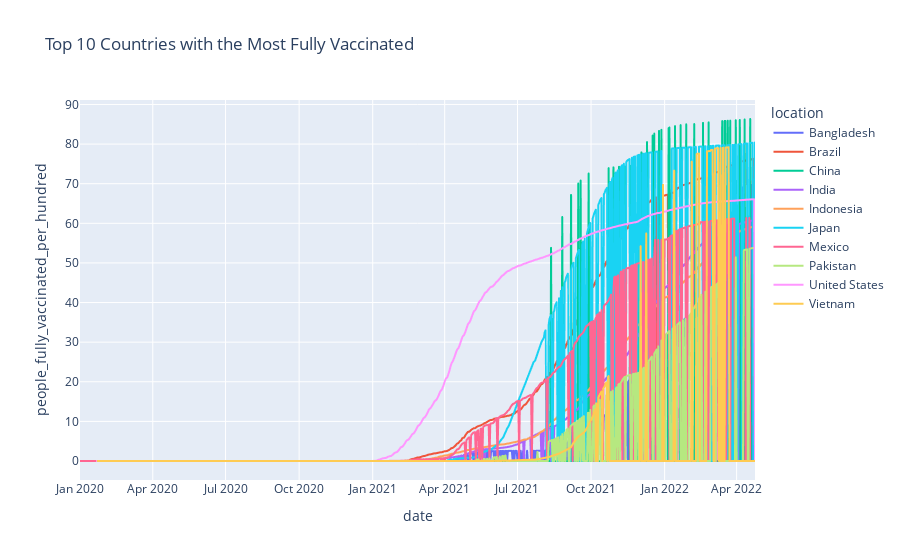

The cell this chart's notebook holds for it:
### Code cell
# line plot of Top 10 countries with the highest number of fully vaccinated people
fig = px.line(top_10_vacci_df, x='date',y='people_fully_vaccinated_per_hundred', color='location',title='Top 10 Countries with the Most Fully Vaccinated')
fig.show()

### Figure 1 — Plotly figure (JSON) as saved in the notebook; plotly's stock layout.template omitted (floating-point values rounded to 4 significant figures; data arrays with more than 128 entries replaced by an {"elided": "..."} marker saying what was removed)
{"data": [{"hovertemplate": "location=Bangladesh<br>date=%{x}<br>people_fully_vaccinated_per_hundred=%{y}<extra></extra>", "legendgroup": "Bangladesh", "line": {"color": "#636efa", "dash": "solid"}, "marker": {"symbol": "circle"}, "mode": "lines", "name": "Bangladesh", "showlegend": true, "type": "scattergl", "x": {"elided": "778 str values"}, "xaxis": "x", "y": {"elided": "778 float values"}, "yaxis": "y"}, {"hovertemplate": "location=Brazil<br>date=%{x}<br>people_fully_vaccinated_per_hundred=%{y}<extra></extra>", "legendgroup": "Brazil", "line": {"color": "#EF553B", "dash": "solid"}, "marker": {"symbol": "circle"}, "mode": "lines", "name": "Brazil", "showlegend": true, "type": "scattergl", "x": {"elided": "789 str values"}, "xaxis": "x", "y": {"elided": "789 float values"}, "yaxis": "y"}, {"hovertemplate": "location=China<br>date=%{x}<br>people_fully_vaccinated_per_hundred=%{y}<extra></extra>", "legendgroup": "China", "line": {"color": "#00cc96", "dash": "solid"}, "marker": {"symbol": "circle"}, "mode": "lines", "name": "China", "showlegend": true, "type": "scattergl", "x": {"elided": "824 str values"}, "xaxis": "x", "y": {"elided": "824 float values"}, "yaxis": "y"}, {"hovertemplate": "location=India<br>date=%{x}<br>people_fully_vaccinated_per_hundred=%{y}<extra></extra>", "legendgroup": "India", "line": {"color": "#ab63fa", "dash": "solid"}, "marker": {"symbol": "circle"}, "mode": "lines", "name": "India", "showlegend": true, "type": "scattergl", "x": {"elided": "816 str values"}, "xaxis": "x", "y": {"elided": "816 float values"}, "yaxis": "y"}, {"hovertemplate": "location=Indonesia<br>date=%{x}<br>people_fully_vaccinated_per_hundred=%{y}<extra></extra>", "legendgroup": "Indonesia", "line": {"color": "#FFA15A", "dash": "solid"}, "marker": {"symbol": "circle"}, "mode": "lines", "name": "Indonesia", "showlegend": true, "type": "scattergl", "x": {"elided": "784 str values"}, "xaxis": "x", "y": {"elided": "784 float values"}, "yaxis": "y"}, {"hovertemplate": "location=Japan<br>date=%{x}<br>people_fully_vaccinated_per_hundred=%{y}<extra></extra>", "legendgroup": "Japan", "line": {"color": "#19d3f3", "dash": "solid"}, "marker": {"symbol": "circle"}, "mode": "lines", "name": "Japan", "showlegend": true, "type": "scattergl", "x": {"elided": "824 str values"}, "xaxis": "x", "y": {"elided": "824 float values"}, "yaxis": "y"}, {"hovertemplate": "location=Mexico<br>date=%{x}<br>people_fully_vaccinated_per_hundred=%{y}<extra></extra>", "legendgroup": "Mexico", "line": {"color": "#FF6692", "dash": "solid"}, "marker": {"symbol": "circle"}, "mode": "lines", "name": "Mexico", "showlegend": true, "type": "scattergl", "x": {"elided": "845 str values"}, "xaxis": "x", "y": {"elided": "845 float values"}, "yaxis": "y"}, {"hovertemplate": "location=Pakistan<br>date=%{x}<br>people_fully_vaccinated_per_hundred=%{y}<extra></extra>", "legendgroup": "Pakistan", "line": {"color": "#B6E880", "dash": "solid"}, "marker": {"symbol": "circle"}, "mode": "lines", "name": "Pakistan", "showlegend": true, "type": "scattergl", "x": {"elided": "790 str values"}, "xaxis": "x", "y": {"elided": "790 float values"}, "yaxis": "y"}, {"hovertemplate": "location=United States<br>date=%{x}<br>people_fully_vaccinated_per_hundred=%{y}<extra></extra>", "legendgroup": "United States", "line": {"color": "#FF97FF", "dash": "solid"}, "marker": {"symbol": "circle"}, "mode": "lines", "name": "United States", "showlegend": true, "type": "scattergl", "x": {"elided": "824 str values"}, "xaxis": "x", "y": {"elided": "824 float values"}, "yaxis": "y"}, {"hovertemplate": "location=Vietnam<br>date=%{x}<br>people_fully_vaccinated_per_hundred=%{y}<extra></extra>", "legendgroup": "Vietnam", "line": {"color": "#FECB52", "dash": "solid"}, "marker": {"symbol": "circle"}, "mode": "lines", "name": "Vietnam", "showlegend": true, "type": "scattergl", "x": {"elided": "823 str values"}, "xaxis": "x", "y": {"elided": "823 float values"}, "yaxis": "y"}], "layout": {"legend": {"title": {"text": "location"}, "tracegroupgap": 0}, "title": {"text": "Top 10 Countries with the Most Fully Vaccinated"}, "xaxis": {"anchor": "y", "domain": [0, 1], "title": {"text": "date"}}, "yaxis": {"anchor": "x", "domain": [0, 1], "title": {"text": "people_fully_vaccinated_per_hundred"}}}}
